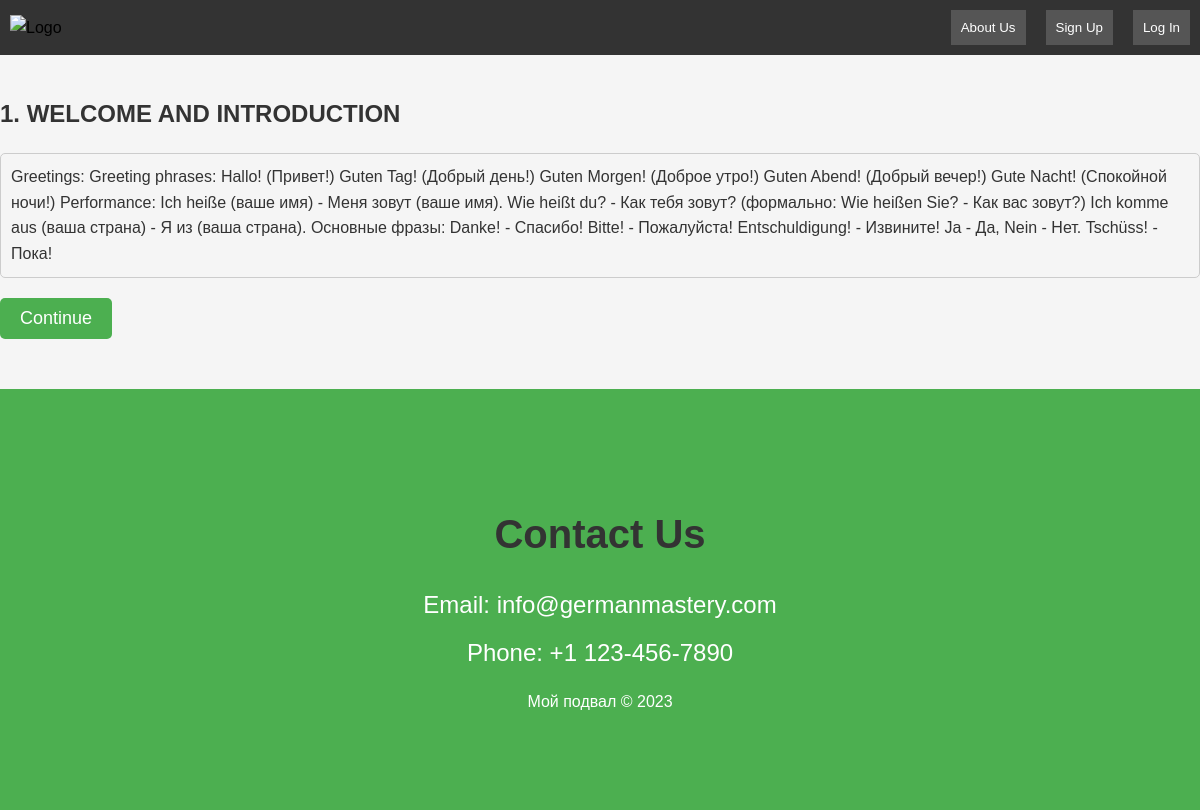
The app's page /theory/3/, older data.
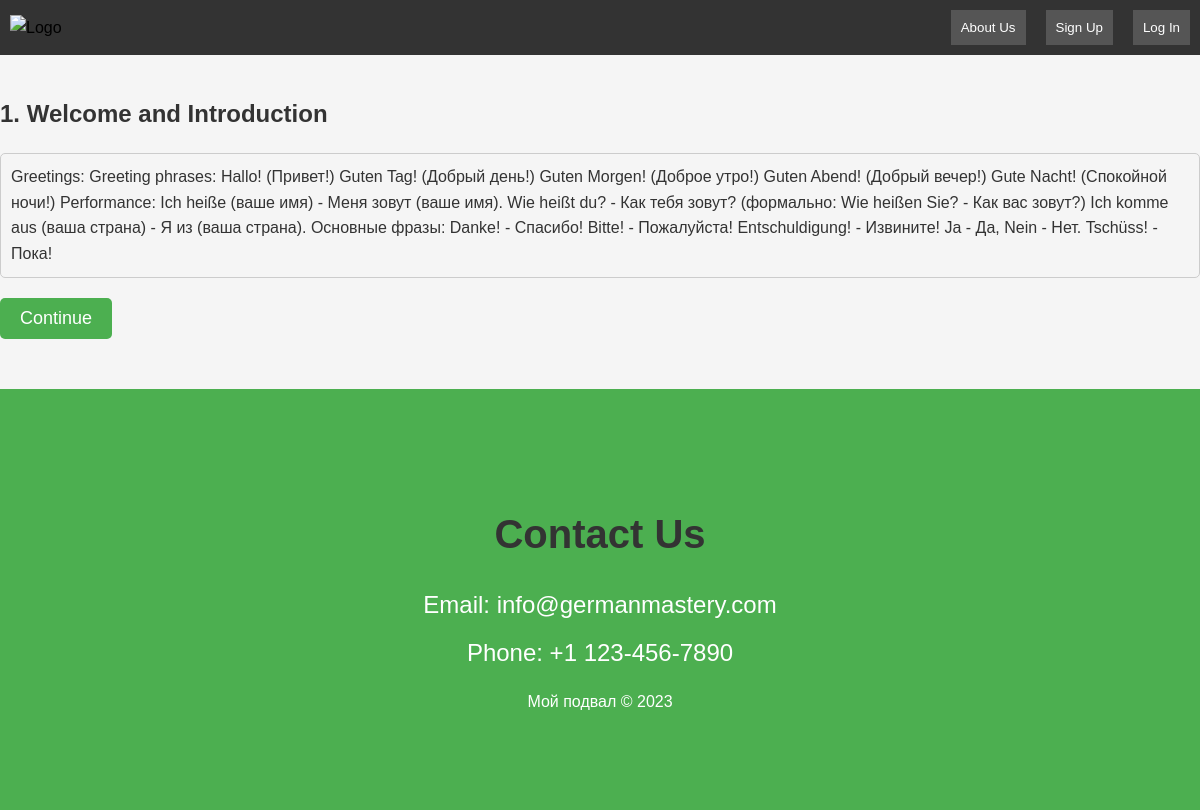
The same page, newer data.
### main_view/models.py (models this page shows, shortened)
class ListOfTheme(models.Model):
    choose_level = models.ForeignKey(ListOfLevels, on_delete=models.CASCADE)
    theme = models.CharField(max_length=500)
    theme_text = models.TextField(default='')
    class Meta:
        verbose_name = 'theme'
        verbose_name_plural = 'themes'

### lesson/views.py (the view)
# urls.py: path('theory/<int:theme_id>/', theory_view, name='theory_view')
def theory_view(request, theme_id):
    theme = get_object_or_404(ListOfTheme, pk=theme_id)
    theory_text = ListOfTheme.objects.filter(theme_text=theme_id)
    first_question = get_next_question_for_theme(theme)
    return render(request, 'lesson/theory.html', {'theme': theme, 'theory_text': theory_text, 'first_question': first_question})

### lesson/utils.py (called while the page is built)
def get_next_question_for_theme(theme):
    try:
        first_question = Question.objects.filter(theme_choice=theme).first()
        return first_question
    except Question.DoesNotExist:
        return None

### templates/lesson/theory.html (shortened to what this page needs)
{% extends 'main_view/base.html' %}
{% block content %}
  <div class="container">
    <h2>{{ theme.theme }}</h2>
    <div class="theory-text">
      {{ theme.theme_text | safe }}
    </div>
    <a href="{% url 'lesson:view_question' question_id=first_question.id %}">
      <button class="btn btn-primary">Continue</button>
    </a>
  </div>
{% endblock %}

Row changes from the older to the newer data that the page shows:
changed ListOfTheme: theme "1. WELCOME AND INTRODUCTION" → "1. Welcome and Introduction"
